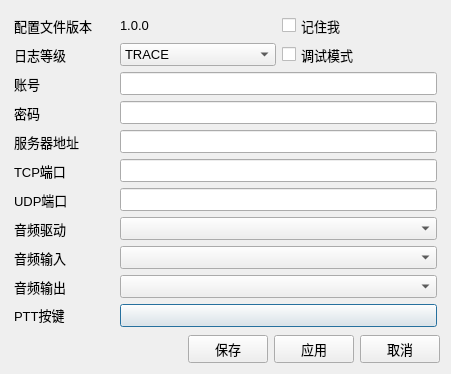
<?xml version="1.0" encoding="UTF-8"?>
<ui version="4.0">
 <class>ConfigWindow</class>
 <widget class="QDialog" name="ConfigWindow">
  <property name="geometry">
   <rect>
    <x>0</x>
    <y>0</y>
    <width>451</width>
    <height>374</height>
   </rect>
  </property>
  <property name="minimumSize">
   <size>
    <width>451</width>
    <height>162</height>
   </size>
  </property>
  <property name="font">
   <font>
    <family>Leelawadee UI</family>
    <pointsize>10</pointsize>
   </font>
  </property>
  <property name="windowTitle">
   <string>首选项</string>
  </property>
  <property name="windowIcon">
   <iconset resource="../../../resource.qrc">
    <normaloff>:/icon/logo</normaloff>:/icon/logo</iconset>
  </property>
  <layout class="QGridLayout" name="gridLayout_2">
   <item row="6" column="0" colspan="3">
    <layout class="QGridLayout" name="layout_form">
     <property name="leftMargin">
      <number>3</number>
     </property>
     <property name="topMargin">
      <number>3</number>
     </property>
     <property name="rightMargin">
      <number>3</number>
     </property>
     <property name="bottomMargin">
      <number>3</number>
     </property>
     <item row="6" column="1" colspan="2">
      <widget class="QLineEdit" name="line_edit_udp_port"/>
     </item>
     <item row="0" column="2">
      <widget class="QCheckBox" name="check_box_remember_me">
       <property name="text">
        <string>记住我</string>
       </property>
      </widget>
     </item>
     <item row="1" column="1">
      <widget class="QComboBox" name="combo_box_log_level">
       <property name="sizePolicy">
        <sizepolicy hsizetype="Preferred" vsizetype="Fixed">
         <horstretch>0</horstretch>
         <verstretch>0</verstretch>
        </sizepolicy>
       </property>
       <item>
        <property name="text">
         <string>TRACE</string>
        </property>
       </item>
       <item>
        <property name="text">
         <string>DEBUG</string>
        </property>
       </item>
       <item>
        <property name="text">
         <string>INFO</string>
        </property>
       </item>
       <item>
        <property name="text">
         <string>SUCCESS</string>
        </property>
       </item>
       <item>
        <property name="text">
         <string>WARNING</string>
        </property>
       </item>
       <item>
        <property name="text">
         <string>ERROR</string>
        </property>
       </item>
       <item>
        <property name="text">
         <string>CRITICAL</string>
        </property>
       </item>
      </widget>
     </item>
     <item row="7" column="0">
      <widget class="QLabel" name="label_audio_driver">
       <property name="sizePolicy">
        <sizepolicy hsizetype="Fixed" vsizetype="Preferred">
         <horstretch>0</horstretch>
         <verstretch>0</verstretch>
        </sizepolicy>
       </property>
       <property name="minimumSize">
        <size>
         <width>100</width>
         <height>0</height>
        </size>
       </property>
       <property name="text">
        <string>音频驱动</string>
       </property>
      </widget>
     </item>
     <item row="9" column="1" colspan="2">
      <widget class="QComboBox" name="combo_box_audio_output"/>
     </item>
     <item row="9" column="0">
      <widget class="QLabel" name="label_audio_output">
       <property name="sizePolicy">
        <sizepolicy hsizetype="Fixed" vsizetype="Preferred">
         <horstretch>0</horstretch>
         <verstretch>0</verstretch>
        </sizepolicy>
       </property>
       <property name="minimumSize">
        <size>
         <width>100</width>
         <height>0</height>
        </size>
       </property>
       <property name="text">
        <string>音频输出</string>
       </property>
      </widget>
     </item>
     <item row="1" column="0">
      <widget class="QLabel" name="label_log_level">
       <property name="sizePolicy">
        <sizepolicy hsizetype="Fixed" vsizetype="Preferred">
         <horstretch>0</horstretch>
         <verstretch>0</verstretch>
        </sizepolicy>
       </property>
       <property name="minimumSize">
        <size>
         <width>100</width>
         <height>0</height>
        </size>
       </property>
       <property name="text">
        <string>日志等级</string>
       </property>
      </widget>
     </item>
     <item row="1" column="2">
      <widget class="QCheckBox" name="check_box_debug_mode">
       <property name="sizePolicy">
        <sizepolicy hsizetype="Minimum" vsizetype="Fixed">
         <horstretch>0</horstretch>
         <verstretch>0</verstretch>
        </sizepolicy>
       </property>
       <property name="text">
        <string>调试模式</string>
       </property>
      </widget>
     </item>
     <item row="3" column="1" colspan="2">
      <widget class="QLineEdit" name="line_edit_password"/>
     </item>
     <item row="0" column="1">
      <widget class="QLabel" name="label_config_version_2">
       <property name="minimumSize">
        <size>
         <width>0</width>
         <height>23</height>
        </size>
       </property>
       <property name="text">
        <string>1.0.0</string>
       </property>
      </widget>
     </item>
     <item row="6" column="0">
      <widget class="QLabel" name="label_udp_port">
       <property name="sizePolicy">
        <sizepolicy hsizetype="Fixed" vsizetype="Preferred">
         <horstretch>0</horstretch>
         <verstretch>0</verstretch>
        </sizepolicy>
       </property>
       <property name="minimumSize">
        <size>
         <width>100</width>
         <height>0</height>
        </size>
       </property>
       <property name="text">
        <string>UDP端口</string>
       </property>
      </widget>
     </item>
     <item row="4" column="1" colspan="2">
      <widget class="QLineEdit" name="line_edit_server_address"/>
     </item>
     <item row="0" column="0">
      <widget class="QLabel" name="label_config_version">
       <property name="sizePolicy">
        <sizepolicy hsizetype="Fixed" vsizetype="Preferred">
         <horstretch>0</horstretch>
         <verstretch>0</verstretch>
        </sizepolicy>
       </property>
       <property name="minimumSize">
        <size>
         <width>100</width>
         <height>0</height>
        </size>
       </property>
       <property name="text">
        <string>配置文件版本</string>
       </property>
      </widget>
     </item>
     <item row="2" column="0">
      <widget class="QLabel" name="label_account">
       <property name="sizePolicy">
        <sizepolicy hsizetype="Fixed" vsizetype="Preferred">
         <horstretch>0</horstretch>
         <verstretch>0</verstretch>
        </sizepolicy>
       </property>
       <property name="minimumSize">
        <size>
         <width>100</width>
         <height>0</height>
        </size>
       </property>
       <property name="text">
        <string>账号</string>
       </property>
      </widget>
     </item>
     <item row="3" column="0">
      <widget class="QLabel" name="label_password">
       <property name="sizePolicy">
        <sizepolicy hsizetype="Fixed" vsizetype="Preferred">
         <horstretch>0</horstretch>
         <verstretch>0</verstretch>
        </sizepolicy>
       </property>
       <property name="minimumSize">
        <size>
         <width>100</width>
         <height>0</height>
        </size>
       </property>
       <property name="text">
        <string>密码</string>
       </property>
      </widget>
     </item>
     <item row="8" column="0">
      <widget class="QLabel" name="label_audio_input">
       <property name="sizePolicy">
        <sizepolicy hsizetype="Fixed" vsizetype="Preferred">
         <horstretch>0</horstretch>
         <verstretch>0</verstretch>
        </sizepolicy>
       </property>
       <property name="minimumSize">
        <size>
         <width>100</width>
         <height>0</height>
        </size>
       </property>
       <property name="text">
        <string>音频输入</string>
       </property>
      </widget>
     </item>
     <item row="5" column="1" colspan="2">
      <widget class="QLineEdit" name="line_edit_tcp_port"/>
     </item>
     <item row="7" column="1" colspan="2">
      <widget class="QComboBox" name="combo_box_audio_driver"/>
     </item>
     <item row="8" column="1" colspan="2">
      <widget class="QComboBox" name="combo_box_audio_input"/>
     </item>
     <item row="2" column="1" colspan="2">
      <widget class="QLineEdit" name="line_edit_account"/>
     </item>
     <item row="5" column="0">
      <widget class="QLabel" name="label_tcp_port">
       <property name="sizePolicy">
        <sizepolicy hsizetype="Fixed" vsizetype="Preferred">
         <horstretch>0</horstretch>
         <verstretch>0</verstretch>
        </sizepolicy>
       </property>
       <property name="minimumSize">
        <size>
         <width>100</width>
         <height>0</height>
        </size>
       </property>
       <property name="text">
        <string>TCP端口</string>
       </property>
      </widget>
     </item>
     <item row="4" column="0">
      <widget class="QLabel" name="label_server_address">
       <property name="sizePolicy">
        <sizepolicy hsizetype="Fixed" vsizetype="Preferred">
         <horstretch>0</horstretch>
         <verstretch>0</verstretch>
        </sizepolicy>
       </property>
       <property name="minimumSize">
        <size>
         <width>100</width>
         <height>0</height>
        </size>
       </property>
       <property name="text">
        <string>服务器地址</string>
       </property>
      </widget>
     </item>
     <item row="10" column="0">
      <widget class="QLabel" name="label_ptt">
       <property name="sizePolicy">
        <sizepolicy hsizetype="Fixed" vsizetype="Preferred">
         <horstretch>0</horstretch>
         <verstretch>0</verstretch>
        </sizepolicy>
       </property>
       <property name="minimumSize">
        <size>
         <width>100</width>
         <height>0</height>
        </size>
       </property>
       <property name="text">
        <string>PTT按键</string>
       </property>
      </widget>
     </item>
     <item row="10" column="1" colspan="2">
      <widget class="HotkeyButton" name="button_ptt">
       <property name="minimumSize">
        <size>
         <width>0</width>
         <height>23</height>
        </size>
       </property>
       <property name="text">
        <string/>
       </property>
      </widget>
     </item>
    </layout>
   </item>
   <item row="7" column="1" colspan="2">
    <layout class="QHBoxLayout" name="layout_buttons">
     <item>
      <widget class="QPushButton" name="button_ok">
       <property name="sizePolicy">
        <sizepolicy hsizetype="Fixed" vsizetype="Fixed">
         <horstretch>1</horstretch>
         <verstretch>0</verstretch>
        </sizepolicy>
       </property>
       <property name="text">
        <string>保存</string>
       </property>
      </widget>
     </item>
     <item>
      <widget class="QPushButton" name="button_apply">
       <property name="sizePolicy">
        <sizepolicy hsizetype="Fixed" vsizetype="Fixed">
         <horstretch>0</horstretch>
         <verstretch>0</verstretch>
        </sizepolicy>
       </property>
       <property name="text">
        <string>应用</string>
       </property>
      </widget>
     </item>
     <item>
      <widget class="QPushButton" name="button_cancel">
       <property name="sizePolicy">
        <sizepolicy hsizetype="Fixed" vsizetype="Fixed">
         <horstretch>1</horstretch>
         <verstretch>0</verstretch>
        </sizepolicy>
       </property>
       <property name="text">
        <string>取消</string>
       </property>
      </widget>
     </item>
    </layout>
   </item>
   <item row="7" column="0">
    <spacer name="horizontalSpacer">
     <property name="orientation">
      <enum>Qt::Orientation::Horizontal</enum>
     </property>
     <property name="sizeHint" stdset="0">
      <size>
       <width>40</width>
       <height>20</height>
      </size>
     </property>
    </spacer>
   </item>
   <item row="8" column="0" colspan="3">
    <spacer name="verticalSpacer">
     <property name="orientation">
      <enum>Qt::Orientation::Vertical</enum>
     </property>
     <property name="sizeHint" stdset="0">
      <size>
       <width>20</width>
       <height>40</height>
      </size>
     </property>
    </spacer>
   </item>
  </layout>
 </widget>
 <customwidgets>
  <customwidget>
   <class>HotkeyButton</class>
   <extends>QPushButton</extends>
   <header>src/ui/component/hotkey_button.h</header>
  </customwidget>
 </customwidgets>
 <resources>
  <include location="../../../resource.qrc"/>
 </resources>
 <connections/>
</ui>
